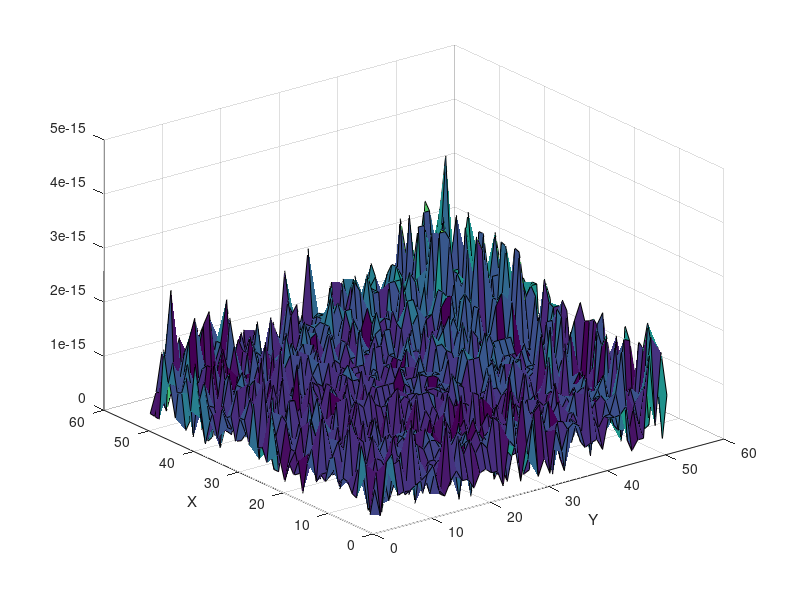

Write MATLAB code to recreate this figure. (Note: this script raises an error after producing the figure.)
%% clear environment
clc; clear all; close all;
%% set entities position
% room size
x_max       = 5;            % room size x-axis         % [SCA+2022]
y_max       = 5;            % room size y-axis         % [SCA+2022]
z_max       = 3;            % room size z-axis         % 3 in [SCA+2022]
granularity = 0.1;          % plot accuracy

x1 = x_max/2; y1 = y_max/2; z1 = z_max;
x2 = x_max/2; y2 = 0; z2 = z_max/2+0.3*z_max;
x3 = 0; y3 = y_max/2; z3 = z_max/2+0.3*z_max;
x4 = x_max; y4 = y_max/2; z4 = z_max/2+0.3*z_max;
x5 = x_max/2; y5 = y_max; z5 = z_max/2+0.3*z_max;

% % position
% LED     = [x_max/2     , y_max/2      , z_max  ];
% RIS1    = [x_max/2      , 0            , z_max/2+0.3*z_max];
% RIS2    = [0            , y_max/2      , z_max/2+0.3*z_max];
% RIS3    = [x_max        , y_max/2      , z_max/2+0.3*z_max];
% RIS4    = [x_max/2      , y_max        , z_max/2+0.3*z_max];

% coordinate sonda
noise = 0;

x_probe = 0:granularity:x_max;
y_probe = 0:granularity:y_max;
z_probe = 0:9*granularity:z_max;
%fisso zeta
%xk = 3;
%yk = 3;
zk = 0;


error_matrix = zeros(length(x_probe), length(y_probe));

for i=1:length(x_probe)
    for j=1:length(y_probe)
        xk = x_probe(i);
        yk = y_probe(j);
        SONDA = [xk yk zk];
        
        %PD_to_findx = [x_probe(i) y_probe(j) z_probe(1)];
        %[Pos_estimated(1), Pos_estimated(2), Pos_estimated(3)] = estimateReceiverPosition(LED, RIS1, RIS2, RIS3, RIS4, PD_to_findx, ...
        %    p, alpha, beta, Phi_FoV, a, rho, Psi, A_pd, T_of, R_pd, q_0, k_B, T_k, eta, I_2, I_3, Gamma, g_m, I_bg, G_0, B);
        
        
        d1 = sqrt((x1-xk)^2 + (y1-yk)^2 + (z1-zk)^2)+noise;
        d2 = sqrt((x2-xk)^2 + (y2-yk)^2 + (z2-zk)^2)+noise;
        d3 = sqrt((x3-xk)^2 + (y3-yk)^2 + (z3-zk)^2)+noise;
        d4 = sqrt((x4-xk)^2 + (y4-yk)^2 + (z4-zk)^2)+noise;
        d5 = sqrt((x5-xk)^2 + (y5-yk)^2 + (z5-zk)^2)+noise;
        
        %LEAST SQUARE
        A = 2* [...
            x2-x1, y2-y1 ,z2-z1;    ...
            x3-x1, y3-y1 ,z3-z1;    ...
            x4-x1, y4-y1 ,z4-z1;    ...
            x5-x1, y5-y1 ,z5-z1    ...
            ];
        
        
        b = [...
            d1^2-d2^2-(x1^2+y1^2+z1^2) + (x2^2+y2^2+z2^2);...
            d1^2-d3^2-(x1^2+y1^2+z1^2) + (x3^2+y3^2+z3^2);...
            d1^2-d4^2-(x1^2+y1^2+z1^2) + (x4^2+y4^2+z4^2);...
            d1^2-d5^2-(x1^2+y1^2+z1^2) + (x5^2+y5^2+z5^2)...
            ];
        
        Pos_estimated = pinv(A)*b;
        
        if isnan(Pos_estimated(1)) || isnan(Pos_estimated(2))
            error_matrix(i,j) = NaN;
        else
            error_matrix(i,j) = (sqrt( (Pos_estimated(1)-SONDA(1))^2 + (Pos_estimated(2)-SONDA(2))^2 ));
        end
        
    end
end
%toc
surf(error_matrix);
hold on;
colormap;


xlabel('Y');
ylabel('X');
title('Zoom su errore per terra con Z = '+string((z_probe(1)))+' m');




